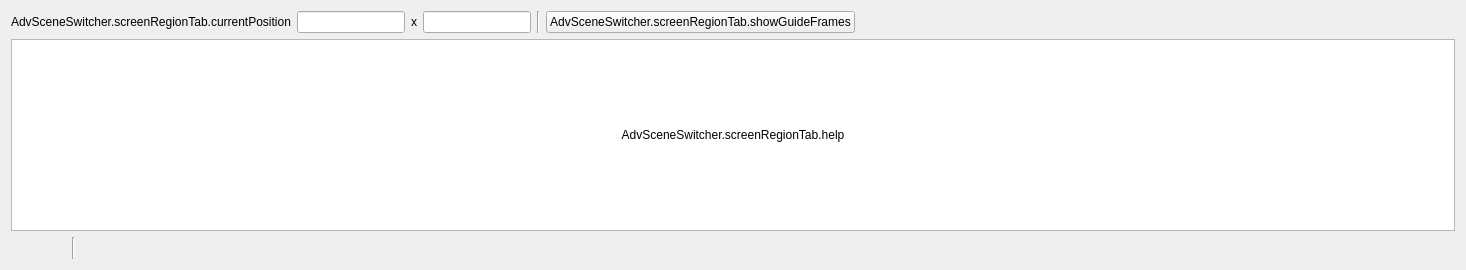
     <widget class="QWidget" name="screenRegionTab">
      <attribute name="title">
       <string>AdvSceneSwitcher.screenRegionTab.title</string>
      </attribute>
      <layout class="QVBoxLayout" name="verticalLayout_27">
       <item>
        <layout class="QHBoxLayout" name="horizontalLayout_20">
         <item>
          <widget class="QLabel" name="label_22">
           <property name="text">
            <string>AdvSceneSwitcher.screenRegionTab.currentPosition</string>
           </property>
          </widget>
         </item>
         <item>
          <widget class="QLineEdit" name="cursorXPosition">
           <property name="minimumSize">
            <size>
             <width>60</width>
             <height>0</height>
            </size>
           </property>
           <property name="readOnly">
            <bool>true</bool>
           </property>
          </widget>
         </item>
         <item>
          <widget class="QLabel" name="label_23">
           <property name="text">
            <string>x</string>
           </property>
          </widget>
         </item>
         <item>
          <widget class="QLineEdit" name="cursorYPosition">
           <property name="minimumSize">
            <size>
             <width>60</width>
             <height>0</height>
            </size>
           </property>
           <property name="readOnly">
            <bool>true</bool>
           </property>
          </widget>
         </item>
         <item>
          <widget class="Line" name="line_7">
           <property name="orientation">
            <enum>Qt::Vertical</enum>
           </property>
          </widget>
         </item>
         <item>
          <widget class="QPushButton" name="showFrame">
           <property name="text">
            <string>AdvSceneSwitcher.screenRegionTab.showGuideFrames</string>
           </property>
          </widget>
         </item>
         <item>
          <spacer name="horizontalSpacer_18">
           <property name="orientation">
            <enum>Qt::Horizontal</enum>
           </property>
           <property name="sizeHint" stdset="0">
            <size>
             <width>600</width>
             <height>20</height>
            </size>
           </property>
          </spacer>
         </item>
        </layout>
       </item>
       <item>
        <layout class="QGridLayout" name="gridLayout_12">
         <item row="0" column="0">
          <widget class="QListWidget" name="screenRegionSwitches">
           <property name="sizePolicy">
            <sizepolicy hsizetype="Expanding" vsizetype="Expanding">
             <horstretch>0</horstretch>
             <verstretch>0</verstretch>
            </sizepolicy>
           </property>
           <property name="sortingEnabled">
            <bool>false</bool>
           </property>
          </widget>
         </item>
         <item row="0" column="0">
          <widget class="QLabel" name="regionHelp">
           <property name="text">
            <string>AdvSceneSwitcher.screenRegionTab.help</string>
           </property>
           <property name="alignment">
            <set>Qt::AlignCenter</set>
           </property>
           <property name="wordWrap">
            <bool>true</bool>
           </property>
          </widget>
         </item>
        </layout>
       </item>
       <item>
        <layout class="QHBoxLayout" name="horizontalLayout_5">
         <item>
          <widget class="QPushButton" name="screenRegionAdd">
           <property name="maximumSize">
            <size>
             <width>22</width>
             <height>22</height>
            </size>
           </property>
           <property name="flat">
            <bool>true</bool>
           </property>
           <property name="themeID" stdset="0">
            <string notr="true">addIconSmall</string>
           </property>
           <property name="class" stdset="0">
            <string notr="true">icon-plus</string>
           </property>
          </widget>
         </item>
         <item>
          <widget class="QPushButton" name="screenRegionRemove">
           <property name="maximumSize">
            <size>
             <width>22</width>
             <height>22</height>
            </size>
           </property>
           <property name="flat">
            <bool>true</bool>
           </property>
           <property name="themeID" stdset="0">
            <string notr="true">removeIconSmall</string>
           </property>
           <property name="class" stdset="0">
            <string notr="true">icon-trash</string>
           </property>
          </widget>
         </item>
         <item>
          <spacer name="horizontalSpacer_50">
           <property name="orientation">
            <enum>Qt::Horizontal</enum>
           </property>
           <property name="sizeType">
            <enum>QSizePolicy::Fixed</enum>
           </property>
           <property name="sizeHint" stdset="0">
            <size>
             <width>5</width>
             <height>20</height>
            </size>
           </property>
          </spacer>
         </item>
         <item>
          <widget class="Line" name="line_16">
           <property name="orientation">
            <enum>Qt::Vertical</enum>
           </property>
          </widget>
         </item>
         <item>
          <spacer name="horizontalSpacer_51">
           <property name="orientation">
            <enum>Qt::Horizontal</enum>
           </property>
           <property name="sizeType">
            <enum>QSizePolicy::Fixed</enum>
           </property>
           <property name="sizeHint" stdset="0">
            <size>
             <width>5</width>
             <height>20</height>
            </size>
           </property>
          </spacer>
         </item>
         <item>
          <widget class="QPushButton" name="screenRegionUp">
           <property name="maximumSize">
            <size>
             <width>22</width>
             <height>22</height>
            </size>
           </property>
           <property name="text">
            <string/>
           </property>
           <property name="flat">
            <bool>true</bool>
           </property>
           <property name="themeID" stdset="0">
            <string>upArrowIconSmall</string>
           </property>
           <property name="class" stdset="0">
            <string notr="true">icon-up</string>
           </property>
          </widget>
         </item>
         <item>
          <widget class="QPushButton" name="screenRegionDown">
           <property name="maximumSize">
            <size>
             <width>22</width>
             <height>22</height>
            </size>
           </property>
           <property name="text">
            <string/>
           </property>
           <property name="flat">
            <bool>true</bool>
           </property>
           <property name="themeID" stdset="0">
            <string>downArrowIconSmall</string>
           </property>
           <property name="class" stdset="0">
            <string notr="true">icon-down</string>
           </property>
          </widget>
         </item>
         <item>
          <spacer name="horizontalSpacer_3">
           <property name="orientation">
            <enum>Qt::Horizontal</enum>
           </property>
           <property name="sizeHint" stdset="0">
            <size>
             <width>40</width>
             <height>20</height>
            </size>
           </property>
          </spacer>
         </item>
        </layout>
       </item>
      </layout>
     </widget>
